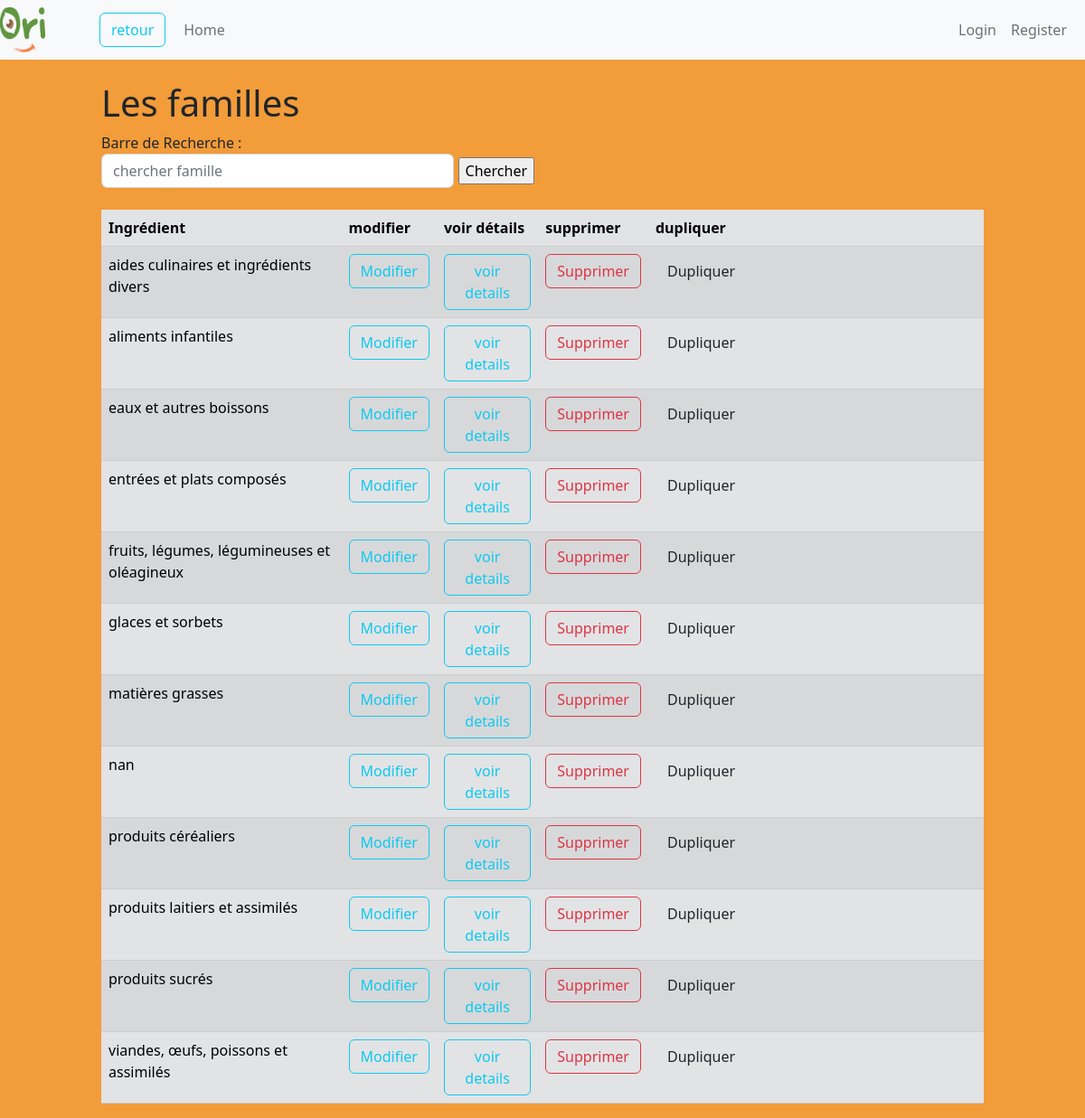
Before: /familles/ with the older database file.
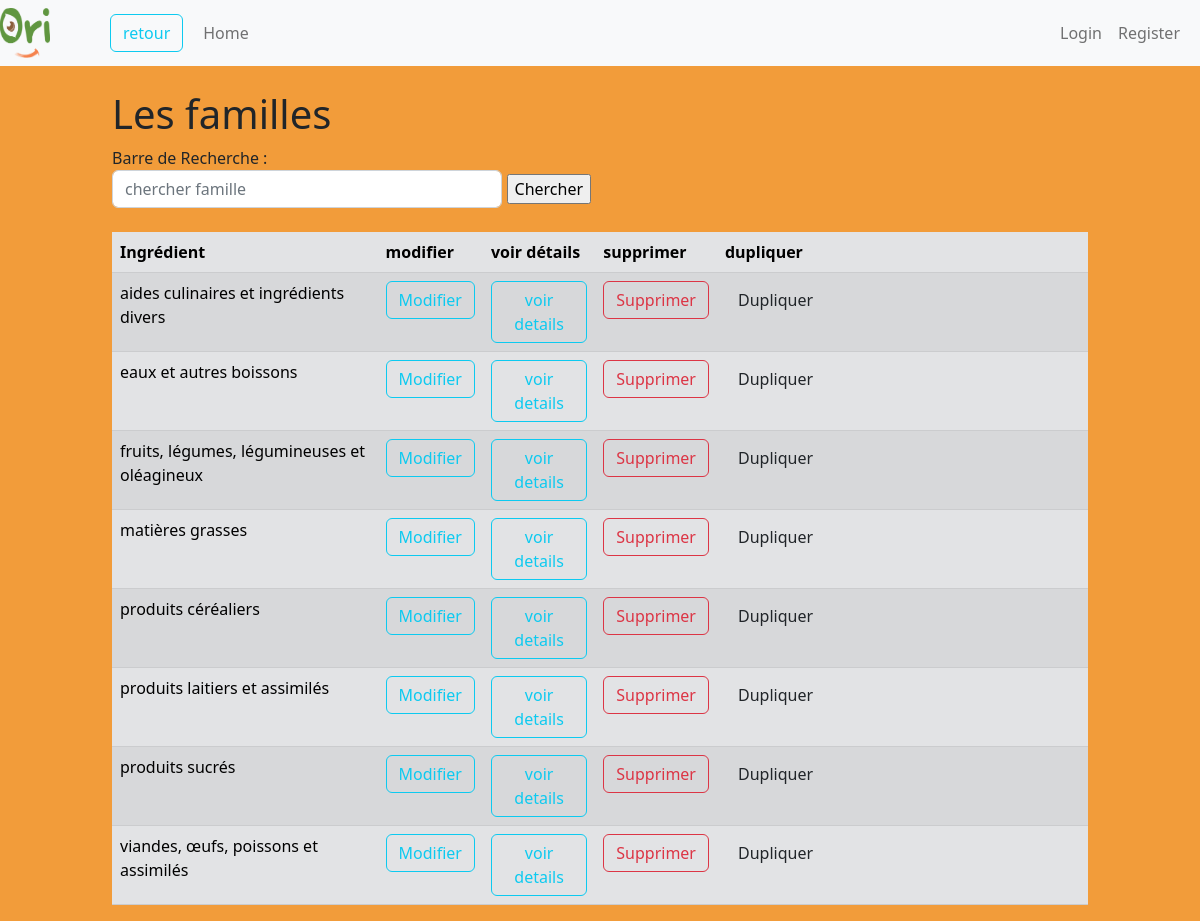
After: the same page with the newer database file.
### recipe/models.py (models this page shows, shortened)
class Famille(models.Model):
    name = models.CharField(max_length=1000)

### recipe/views.py (the view, shortened to what this page needs)
# urls.py: path('familles/', views.Famille_view, name="familles-recipe"),
def Famille_view(request):
    if request.method == 'GET':
        familles = models.Famille.objects.all().order_by('name')
        context = {'familles': familles, 'familles_list':familles}
        return render(request, 'familles/familles.html', context)

### recipe/templates/familles/familles.html (shortened to what this page needs)
{% extends 'recipe/base.html' %}
{%block back%}
{%url "recipe-home" %}
{%endblock back%}
    {% block content %}
    <h1> Les familles </h1>
    <form action="" method="post">
        Barre de Recherche :
        <div>
            <input class="form-control" list ="famille_list" type="text" id='search_item' placeholder='chercher famille' aria-label='search' name='search' style='width:40%; display: inline-block'>
            <input class="btn-secondary" id="search_button" type="submit" name="search_button" value="Chercher" style="display: inline-block">
        </div>
        <br>
    </form>
    <div class="table-responsive-sm">
                <table class="table table-striped table-secondary">
                    <thead>
                        <tr>
                            <th scope="col"> Ingrédient </th>
                            <th scope="col"> modifier </th>
                            <th scope="col"> voir détails </th>
                            <th scope="col"> supprimer</th>
                            <th scope="col"> dupliquer</th>
                        </tr>
                    </thead>
                    <tbody>
    {% for famille in familles %}
    <tr>
                <td> {{famille.name}} </td>
                <td> <a class="btn btn-outline-info" href="{% url 'familles-update' famille.id %}">Modifier</a></td>
                <td> <a class="btn btn-outline-info" href="{% url 'famille-ingredients' famille.id %}">voir details</a></td>
                <td> <a class="btn btn-outline-danger" href="{% url 'familles-delete' famille.id %}">Supprimer</a>  </td>
                <td>
                    <form action="" method="post">
                        <input class="btn" id="submit_button" type="submit" name="submit_id" value="Dupliquer">
                    </form>
        </td>
    </tr>
    {%endfor%}
                    </tbody>
                </table>
    {% endblock content%}

Changed rows visible on the page:
removed Famille: name "aliments infantiles"
removed Famille: name "entrées et plats composés"
removed Famille: name "glaces et sorbets"
removed Famille: name "nan"
